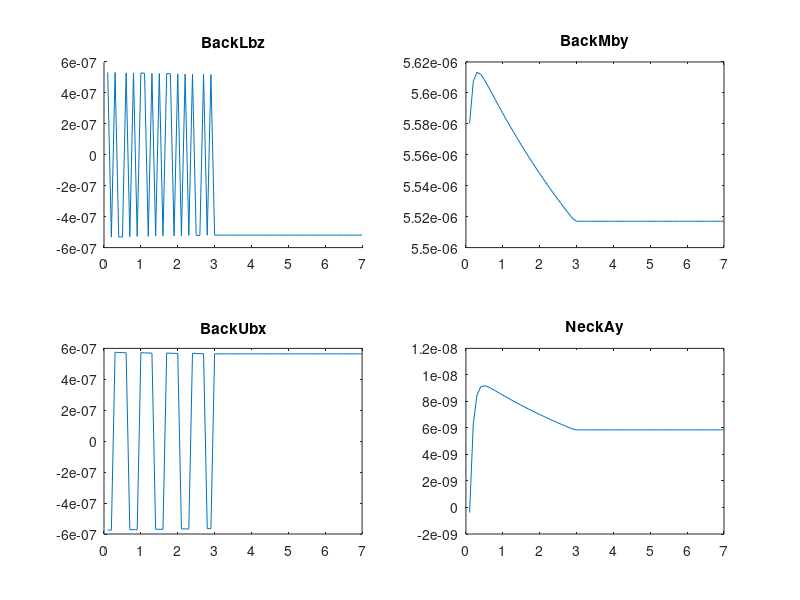
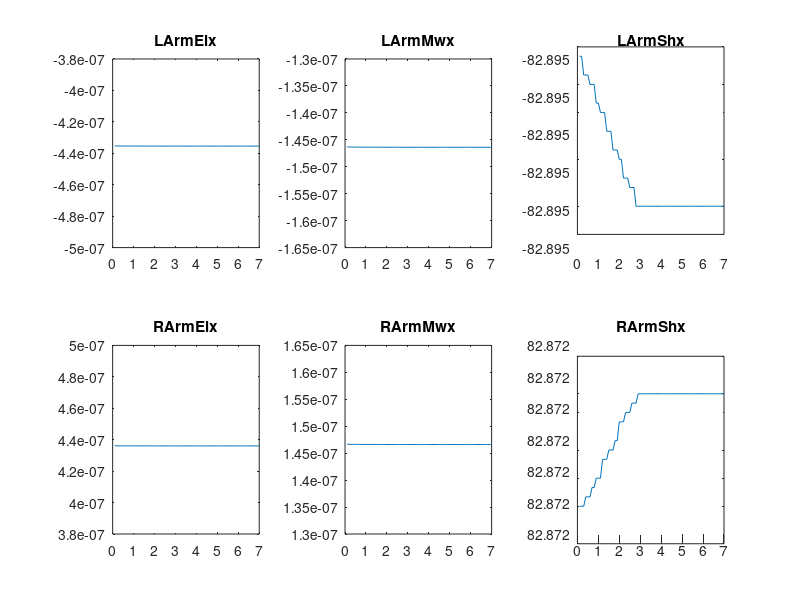
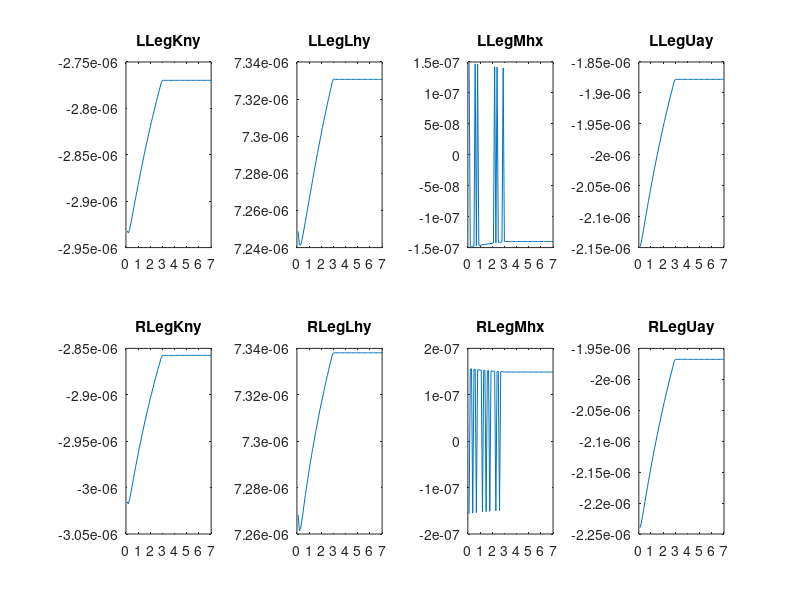

Here is the MATLAB script that generated these plots, in order:
clear all
clc

load('NOFORCE.mat');
% LLL=load('500X2S_LLL.mat');
% RLL=load('500X2S_RLL.mat');
% LSCAP=load('500X2S_LSCAP.mat');
% RSCAP=load('500X2S_RSCAP.mat');
% PELVIS=load('500X2S_PELVIS.mat');
% TORSO=load('500X2S_TORSO.mat');
% BackLbz = [LLL.BackLbz; RLL.BackLbz; LSCAP.BackLbz; RSCAP.BackLbz; PELVIS.BackLbz; TORSO.BackLbz];
% BackMby = [LLL.BackMby; RLL.BackMby; LSCAP.BackMby; RSCAP.BackMby; PELVIS.BackMby; TORSO.BackMby];
% BackUbx = [LLL.BackUbx; RLL.BackUbx; LSCAP.BackUbx; RSCAP.BackUbx; PELVIS.BackUbx; TORSO.BackUbx];
% NeckAy = [LLL.NeckAy; RLL.NeckAy; LSCAP.NeckAy; RSCAP.NeckAy; PELVIS.NeckAy; TORSO.NeckAy];
% LArmElx = [LLL.LArmElx; RLL.LArmElx; LSCAP.LArmElx; RSCAP.LArmElx; PELVIS.LArmElx; TORSO.LArmElx];
% LArmMwx = [LLL.LArmMwx; RLL.LArmMwx; LSCAP.LArmMwx; RSCAP.LArmMwx; PELVIS.LArmMwx; TORSO.LArmMwx];
% LArmShx = [LLL.LArmShx; RLL.LArmShx; LSCAP.LArmShx; RSCAP.LArmShx; PELVIS.LArmShx; TORSO.LArmShx];
% RArmElx = [LLL.RArmElx; RLL.RArmElx; LSCAP.RArmElx; RSCAP.RArmElx; PELVIS.RArmElx; TORSO.RArmElx];
% RArmMwx = [LLL.RArmMwx; RLL.RArmMwx; LSCAP.RArmMwx; RSCAP.RArmMwx; PELVIS.RArmMwx; TORSO.RArmMwx];
% RArmShx = [LLL.RArmShx; RLL.RArmShx; LSCAP.RArmShx; RSCAP.RArmShx; PELVIS.RArmShx; TORSO.RArmShx];
% LLegKny = [LLL.LLegKny; RLL.LLegKny; LSCAP.LLegKny; RSCAP.LLegKny; PELVIS.LLegKny; TORSO.LLegKny];
% LLegLhy = [LLL.LLegLhy; RLL.LLegLhy; LSCAP.LLegLhy; RSCAP.LLegLhy; PELVIS.LLegLhy; TORSO.LLegLhy];
% LLegMhx = [LLL.LLegMhx; RLL.LLegMhx; LSCAP.LLegMhx; RSCAP.LLegMhx; PELVIS.LLegMhx; TORSO.LLegMhx];
% LLegUay = [LLL.LLegUay; RLL.LLegUay; LSCAP.LLegUay; RSCAP.LLegUay; PELVIS.LLegUay; TORSO.LLegUay];
% RLegKny = [LLL.RLegKny; RLL.RLegKny; LSCAP.RLegKny; RSCAP.RLegKny; PELVIS.RLegKny; TORSO.RLegKny];
% RLegLhy = [LLL.RLegLhy; RLL.RLegLhy; LSCAP.RLegLhy; RSCAP.RLegLhy; PELVIS.RLegLhy; TORSO.RLegLhy];
% RLegMhx = [LLL.RLegMhx; RLL.RLegMhx; LSCAP.RLegMhx; RSCAP.RLegMhx; PELVIS.RLegMhx; TORSO.RLegMhx];
% RLegUay = [LLL.RLegUay; RLL.RLegUay; LSCAP.RLegUay; RSCAP.RLegUay; PELVIS.RLegUay; TORSO.RLegUay];

size = size(BackLbz);
index = size(1);
x=1:length(BackLbz);
t=x/10;

% plot 3 back 1 neck
figure;
subplot(2,2,1)
for SAMPLE= 1:index
hold on
plot(t,rad2deg(BackLbz(SAMPLE,:)))
end
title('BackLbz')
subplot(2,2,2)
for SAMPLE= 1:index
plot(t,rad2deg(BackMby(SAMPLE,:)))
hold on
end
title('BackMby')
subplot(2,2,3)
for SAMPLE= 1:index
plot(t,rad2deg(BackUbx(SAMPLE,:)))
hold on
end
title('BackUbx')
subplot(2,2,4)
for SAMPLE= 1:index
plot(t,rad2deg(NeckAy(SAMPLE,:)))
hold on
end
title('NeckAy')
%legend('LLL','RLL','LSCAP','RSCAP','PELVIS','TORSO');

% plot 3 LArm 3 RArm
figure;
subplot(2,3,1)
for SAMPLE= 1:index
plot (t,rad2deg(LArmElx(SAMPLE,:)))
hold on
end
title('LArmElx')
subplot(2,3,2)
for SAMPLE= 1:index
plot (t,rad2deg(LArmMwx(SAMPLE,:)))
hold on
end
title('LArmMwx')
subplot(2,3,3)
for SAMPLE= 1:index
plot (t,rad2deg(LArmShx(SAMPLE,:)))
hold on
end
title('LArmShx')
subplot(2,3,4)
for SAMPLE= 1:index
plot (t,rad2deg(RArmElx(SAMPLE,:)))
hold on
end
title('RArmElx')
subplot(2,3,5)
for SAMPLE= 1:index
plot (t,rad2deg(RArmMwx(SAMPLE,:)))
hold on
end
title('RArmMwx')
subplot(2,3,6)
for SAMPLE= 1:index
plot (t,rad2deg(RArmShx(SAMPLE,:)))
hold on
end
title('RArmShx')
%legend('LLL','RLL','LSCAP','RSCAP','PELVIS','TORSO');

% plot 4 LLeg 4 RLeg
figure;
subplot(2,4,1)
for SAMPLE= 1:index
plot (t,rad2deg(LLegKny(SAMPLE,:)))
hold on
end
title('LLegKny')
subplot(2,4,2)
for SAMPLE= 1:index
plot (t,rad2deg(LLegLhy(SAMPLE,:)))
hold on
end
title('LLegLhy')
subplot(2,4,3)
for SAMPLE= 1:index
plot (t,rad2deg(LLegMhx(SAMPLE,:)))
hold on
end
title('LLegMhx')
subplot(2,4,4)
for SAMPLE= 1:index
plot (t,rad2deg(LLegUay(SAMPLE,:)))
hold on
end
title('LLegUay')
subplot(2,4,5)
for SAMPLE= 1:index
plot (t,rad2deg(RLegKny(SAMPLE,:)))
hold on
end
title('RLegKny')
subplot(2,4,6)
for SAMPLE= 1:index
plot (t,rad2deg(RLegLhy(SAMPLE,:)))
hold on
end
title('RLegLhy')
subplot(2,4,7)
for SAMPLE= 1:index
plot (t,rad2deg(RLegMhx(SAMPLE,:)))
hold on
end
title('RLegMhx')
subplot(2,4,8)
for SAMPLE= 1:index
plot (t,rad2deg(RLegUay(SAMPLE,:)))
hold on
end
title('RLegUay')
%legend('LLL','RLL','LSCAP','RSCAP','PELVIS','TORSO');
